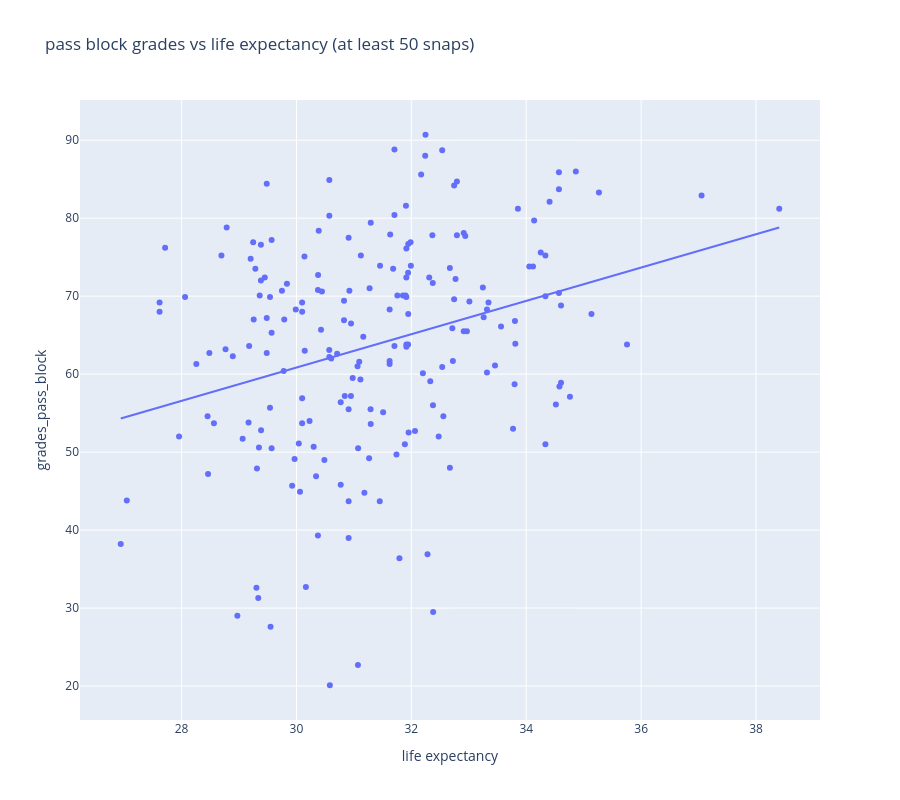

This figure's notebook cell:
### Markdown cell above
#### the visualization of defensive life expectancy vs pass rush grades shows a trend with a slight negative correlation. We can especially identify some special cases: Devin White, by far the lowest life expectancy, is a LB which means if he is rushing, it is probably a blitz. This makes sense then that his pass rushing leads to faster pocket collapse but he is not a elite pass rusher. on the other hand, Trevis gipson, a Bears EDGE, hasa a good grade but does not seem to collapse the pocket quickly, which might be due to him being on one of the worse pass rushing teams. Also we can identify elite pass rushers in the top left (high grade, low enemy pocket life expectancy). This group consists of Micah Parsons, Myles Garret, Aaron Donald and Javon Hargrave, some of the most well regarded pass rushers. It has to be noted on the defensive end however, that our approach currently does not correct for number of snaps played or type of plays a player takes part in. This means that a lot of pass rushing succes of a LB might be due to them being part of high pressure calls where they would otherwise not pass rush but rather defend a receiver. On the other hand, a NT will almost always be pass rushing, (one need only think of 3rd and long situations, with only 1-3 rushers going up against a full front 5, thus having much more trouble to collapse the pocket) this is reflected in the pocket collapse outcomes, leading to low correlation between grades and our metric.

### Code cell
px.scatter(
    pb_comp[pb_comp.num_snaps > 50],
    x="life expectancy",
    y="grades_pass_block",
    hover_data=["player", "position", "team_name", "num_snaps"],
    height=800,
    title="pass block grades vs life expectancy (at least 50 snaps)",
    trendline="ols",
)

### Figure 1 — Plotly figure (JSON) as saved in the notebook; plotly's stock layout.template omitted (floating-point values rounded to 4 significant figures; data arrays with more than 128 entries replaced by an {"elided": "..."} marker saying what was removed)
{"data": [{"customdata": {"elided": "195x4 mixed values"}, "hovertemplate": "life expectancy=%{x}<br>grades_pass_block=%{y}<br>player=%{customdata[0]}<br>position=%{customdata[1]}<br>team_name=%{customdata[2]}<br>num_snaps=%{customdata[3]}<extra></extra>", "legendgroup": "", "marker": {"color": "#636efa", "symbol": "circle"}, "mode": "markers", "name": "", "orientation": "v", "showlegend": false, "type": "scatter", "x": {"elided": "195 float values"}, "xaxis": "x", "y": {"elided": "195 float values"}, "yaxis": "y"}, {"hovertemplate": "<b>OLS trendline</b><br>grades_pass_block = 2.13779 * life expectancy + -3.29392<br>R<sup>2</sup>=0.089927<br><br>life expectancy=%{x}<br>grades_pass_block=%{y} <b>(trend)</b><extra></extra>", "legendgroup": "", "marker": {"color": "#636efa", "symbol": "circle"}, "mode": "lines", "name": "", "showlegend": false, "type": "scatter", "x": {"elided": "195 float values"}, "xaxis": "x", "y": {"elided": "195 float values"}, "yaxis": "y"}], "layout": {"height": 800, "legend": {"tracegroupgap": 0}, "title": {"text": "pass block grades vs life expectancy (at least 50 snaps)"}, "xaxis": {"anchor": "y", "domain": [0, 1], "title": {"text": "life expectancy"}}, "yaxis": {"anchor": "x", "domain": [0, 1], "title": {"text": "grades_pass_block"}}}}
